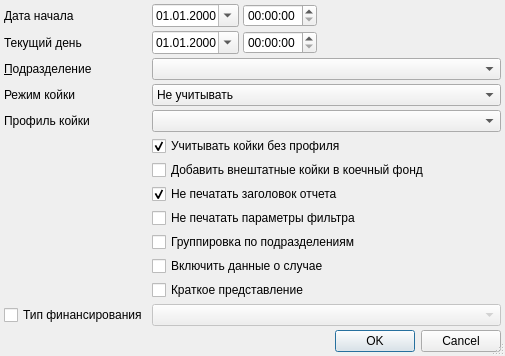
<?xml version="1.0" encoding="UTF-8"?>
<ui version="4.0">
 <class>StationaryF007SetupDialog</class>
 <widget class="QDialog" name="StationaryF007SetupDialog">
  <property name="windowModality">
   <enum>Qt::ApplicationModal</enum>
  </property>
  <property name="geometry">
   <rect>
    <x>0</x>
    <y>0</y>
    <width>505</width>
    <height>343</height>
   </rect>
  </property>
  <property name="windowTitle">
   <string>параметры отчёта</string>
  </property>
  <property name="sizeGripEnabled">
   <bool>true</bool>
  </property>
  <layout class="QGridLayout" name="gridLayout">
   <property name="margin">
    <number>4</number>
   </property>
   <property name="spacing">
    <number>4</number>
   </property>
   <item row="4" column="0">
    <widget class="QLabel" name="lblHospitalBedProfile">
     <property name="text">
      <string>Профиль койки</string>
     </property>
    </widget>
   </item>
   <item row="0" column="2">
    <widget class="QTimeEdit" name="edtBegTime"/>
   </item>
   <item row="1" column="1">
    <widget class="CDateEdit" name="edtEndDate">
     <property name="sizePolicy">
      <sizepolicy hsizetype="Maximum" vsizetype="Fixed">
       <horstretch>0</horstretch>
       <verstretch>0</verstretch>
      </sizepolicy>
     </property>
     <property name="displayFormat">
      <string>dd.MM.yyyy</string>
     </property>
     <property name="calendarPopup">
      <bool>true</bool>
     </property>
    </widget>
   </item>
   <item row="7" column="1" colspan="3">
    <widget class="QCheckBox" name="chkNoPrintCaption">
     <property name="text">
      <string>Не печатать заголовок отчета</string>
     </property>
     <property name="checked">
      <bool>true</bool>
     </property>
    </widget>
   </item>
   <item row="11" column="1" colspan="3">
    <widget class="QCheckBox" name="chkCompactInfo">
     <property name="text">
      <string>Краткое представление</string>
     </property>
    </widget>
   </item>
   <item row="6" column="1" colspan="3">
    <widget class="QCheckBox" name="chkIsPermanentBed">
     <property name="text">
      <string>Добавить внештатные койки в коечный фонд</string>
     </property>
    </widget>
   </item>
   <item row="5" column="1" colspan="3">
    <widget class="QCheckBox" name="chkNoProfileBed">
     <property name="text">
      <string>Учитывать койки без профиля</string>
     </property>
     <property name="checked">
      <bool>true</bool>
     </property>
    </widget>
   </item>
   <item row="1" column="3">
    <spacer name="horizontalSpacer">
     <property name="orientation">
      <enum>Qt::Horizontal</enum>
     </property>
     <property name="sizeHint" stdset="0">
      <size>
       <width>56</width>
       <height>20</height>
      </size>
     </property>
    </spacer>
   </item>
   <item row="0" column="1">
    <widget class="CDateEdit" name="edtBegDate">
     <property name="displayFormat">
      <string>dd.MM.yyyy</string>
     </property>
     <property name="calendarPopup">
      <bool>true</bool>
     </property>
    </widget>
   </item>
   <item row="14" column="0" colspan="4">
    <widget class="QDialogButtonBox" name="buttonBox">
     <property name="orientation">
      <enum>Qt::Horizontal</enum>
     </property>
     <property name="standardButtons">
      <set>QDialogButtonBox::Cancel|QDialogButtonBox::Ok</set>
     </property>
    </widget>
   </item>
   <item row="1" column="0">
    <widget class="QLabel" name="lblEndDate">
     <property name="text">
      <string>Текущий день</string>
     </property>
    </widget>
   </item>
   <item row="0" column="0">
    <widget class="QLabel" name="lblBegDate">
     <property name="text">
      <string>Дата начала</string>
     </property>
    </widget>
   </item>
   <item row="10" column="1" colspan="3">
    <widget class="QCheckBox" name="chkIsEventInfo">
     <property name="text">
      <string>Включить данные о случае</string>
     </property>
    </widget>
   </item>
   <item row="3" column="0">
    <widget class="QLabel" name="lblSchedule">
     <property name="text">
      <string>Режим койки</string>
     </property>
    </widget>
   </item>
   <item row="4" column="1" colspan="3">
    <widget class="CRBComboBox" name="cmbHospitalBedProfile"/>
   </item>
   <item row="8" column="1" colspan="3">
    <widget class="QCheckBox" name="chkNoPrintFilterParameters">
     <property name="text">
      <string>Не печатать параметры фильтра</string>
     </property>
    </widget>
   </item>
   <item row="2" column="0">
    <widget class="QLabel" name="lblOrgStructure">
     <property name="text">
      <string>&amp;Подразделение</string>
     </property>
     <property name="buddy">
      <cstring>cmbOrgStructure</cstring>
     </property>
    </widget>
   </item>
   <item row="2" column="1" colspan="3">
    <widget class="COrgStructureComboBox" name="cmbOrgStructure"/>
   </item>
   <item row="3" column="1" colspan="3">
    <widget class="QComboBox" name="cmbSchedule">
     <item>
      <property name="text">
       <string>Не учитывать</string>
      </property>
     </item>
     <item>
      <property name="text">
       <string>Круглосуточные</string>
      </property>
     </item>
     <item>
      <property name="text">
       <string>Дневные</string>
      </property>
     </item>
    </widget>
   </item>
   <item row="9" column="1" colspan="3">
    <widget class="QCheckBox" name="chkIsGroupingOS">
     <property name="text">
      <string>Группировка по подразделениям</string>
     </property>
    </widget>
   </item>
   <item row="13" column="0">
    <spacer>
     <property name="orientation">
      <enum>Qt::Vertical</enum>
     </property>
     <property name="sizeHint" stdset="0">
      <size>
       <width>129</width>
       <height>20</height>
      </size>
     </property>
    </spacer>
   </item>
   <item row="1" column="2">
    <widget class="QTimeEdit" name="edtTimeEdit"/>
   </item>
   <item row="12" column="0">
    <widget class="QCheckBox" name="chkFinance">
     <property name="enabled">
      <bool>true</bool>
     </property>
     <property name="text">
      <string>Тип финансирования</string>
     </property>
     <property name="checkable">
      <bool>true</bool>
     </property>
    </widget>
   </item>
   <item row="12" column="1" colspan="3">
    <widget class="CCheckableComboBox" name="cmbFinance">
     <property name="enabled">
      <bool>false</bool>
     </property>
    </widget>
   </item>
  </layout>
 </widget>
 <customwidgets>
  <customwidget>
   <class>COrgStructureComboBox</class>
   <extends>QComboBox</extends>
   <header>Orgs/OrgStructComboBoxes.h</header>
  </customwidget>
  <customwidget>
   <class>CRBComboBox</class>
   <extends>QComboBox</extends>
   <header>library/crbcombobox.h</header>
  </customwidget>
  <customwidget>
   <class>CDateEdit</class>
   <extends>QDateEdit</extends>
   <header>library/DateEdit</header>
  </customwidget>
  <customwidget>
   <class>CCheckableComboBox</class>
   <extends>QComboBox</extends>
   <header>Reports/Utils.h</header>
  </customwidget>
 </customwidgets>
 <tabstops>
  <tabstop>edtBegDate</tabstop>
  <tabstop>edtBegTime</tabstop>
  <tabstop>edtEndDate</tabstop>
  <tabstop>edtTimeEdit</tabstop>
  <tabstop>cmbOrgStructure</tabstop>
  <tabstop>cmbSchedule</tabstop>
  <tabstop>cmbHospitalBedProfile</tabstop>
  <tabstop>chkNoProfileBed</tabstop>
  <tabstop>chkIsPermanentBed</tabstop>
  <tabstop>chkNoPrintCaption</tabstop>
  <tabstop>chkNoPrintFilterParameters</tabstop>
  <tabstop>chkIsGroupingOS</tabstop>
  <tabstop>chkIsEventInfo</tabstop>
  <tabstop>chkCompactInfo</tabstop>
  <tabstop>buttonBox</tabstop>
 </tabstops>
 <resources/>
 <connections>
  <connection>
   <sender>buttonBox</sender>
   <signal>accepted()</signal>
   <receiver>StationaryF007SetupDialog</receiver>
   <slot>accept()</slot>
   <hints>
    <hint type="sourcelabel">
     <x>112</x>
     <y>177</y>
    </hint>
    <hint type="destinationlabel">
     <x>102</x>
     <y>90</y>
    </hint>
   </hints>
  </connection>
  <connection>
   <sender>buttonBox</sender>
   <signal>rejected()</signal>
   <receiver>StationaryF007SetupDialog</receiver>
   <slot>reject()</slot>
   <hints>
    <hint type="sourcelabel">
     <x>225</x>
     <y>177</y>
    </hint>
    <hint type="destinationlabel">
     <x>236</x>
     <y>76</y>
    </hint>
   </hints>
  </connection>
 </connections>
</ui>
